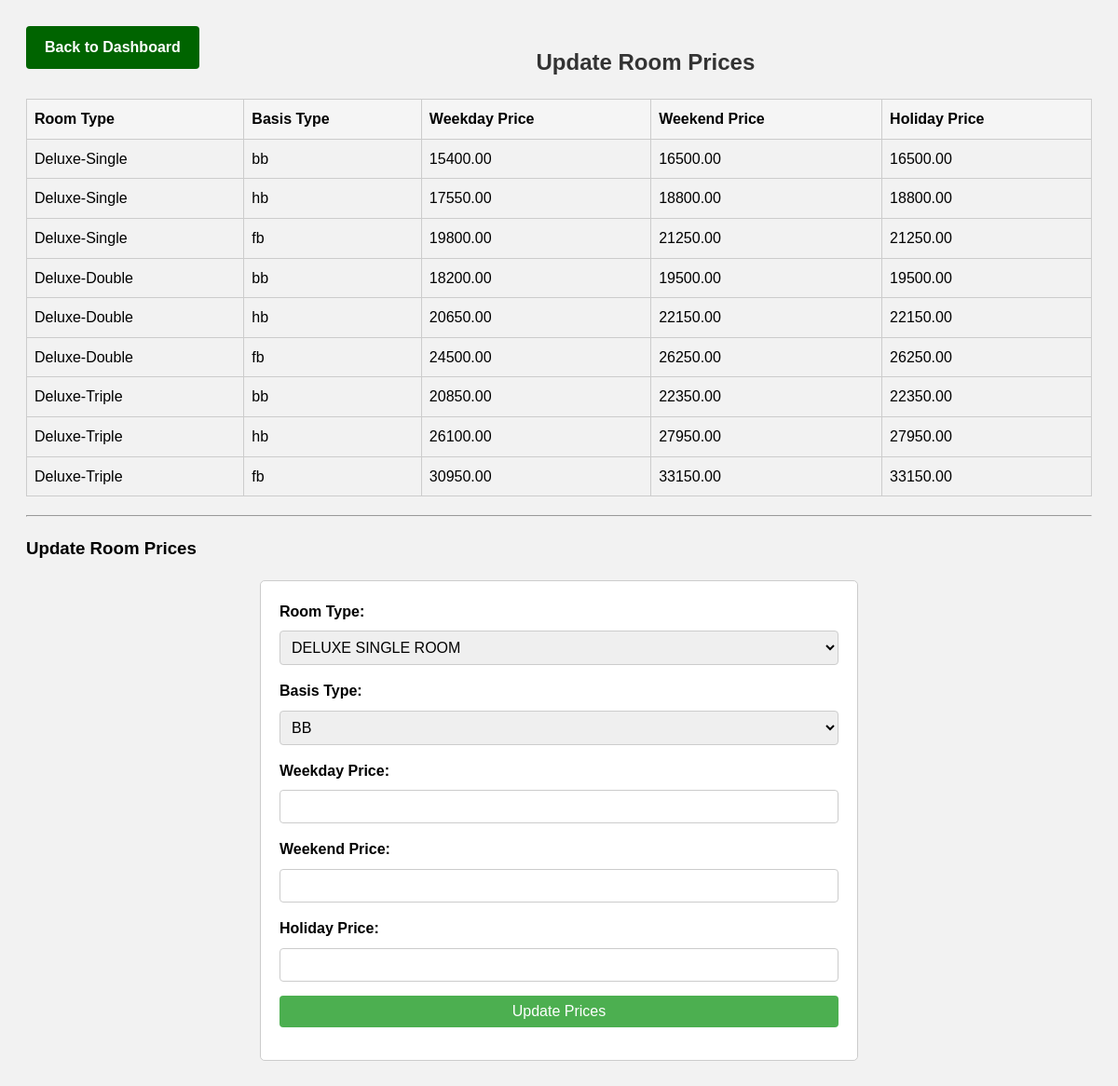
/layabeachupdateprice.php, run on the app's committed database.
### tables this page shows
CREATE TABLE IF NOT EXISTS `beachroomprices` (
  `id` int NOT NULL AUTO_INCREMENT,
  `room_type` varchar(50) NOT NULL,
  `basis_type` varchar(50) NOT NULL,
  `weekday` decimal(10,2) NOT NULL,
  `weekend` decimal(10,2) NOT NULL,
  `holiday` decimal(10,2) NOT NULL,
  PRIMARY KEY (`id`) USING BTREE
);

### layabeachupdateprice.php (the view, shortened to what this page needs)
<?php
include_once 'db_connect.php';
$sql = "SELECT room_type, basis_type, weekday, weekend, holiday FROM beachroomprices";
$result = mysqli_query($conn, $sql);
$prices = [];
if (mysqli_num_rows($result) > 0) {
    while ($row = mysqli_fetch_assoc($result)) {
        $prices[] = $row;
    }
}
?>
<!DOCTYPE html>
<html lang="en">
<head>
</head>
<body>
    <div class="back-link">
        <a href="layabeachadminpanel.php">Back to Dashboard</a>
    </div>
    <h2>Update Room Prices</h2>
    <table>
        <thead>
            <tr>
                <th>Room Type</th>
                <th>Basis Type</th>
                <th>Weekday Price</th>
                <th>Weekend Price</th>
                <th>Holiday Price</th>
            </tr>
        </thead>
        <tbody>
            <?php foreach ($prices as $price): ?>
                <tr>
                    <td><?php echo $price['room_type']; ?></td>
                    <td><?php echo $price['basis_type']; ?></td>
                    <td><?php echo $price['weekday']; ?></td>
                    <td><?php echo $price['weekend']; ?></td>
                    <td><?php echo $price['holiday']; ?></td>
                </tr>
            <?php endforeach; ?>
        </tbody>
    </table>
    <hr>
    <h3>Update Room Prices</h3>
    <form action="layabeachprice.php" method="POST">
        <label for="room_type">Room Type:</label>
        <select name="room_type" id="room_type" required>
            <option value="Deluxe-Single">DELUXE SINGLE ROOM</option>
        </select>
        <label for="basis_type">Basis Type:</label>
        <select name="basis_type" id="basis_type" required>
            <option value="bb">BB</option>
        </select>
        <label for="weekday">Weekday Price:</label>
        <input type="number" id="weekday" name="weekday" required>
        <label for="weekend">Weekend Price:</label>
        <input type="number" id="weekend" name="weekend" required>
        <label for="holiday">Holiday Price:</label>
        <input type="number" id="holiday" name="holiday" required>
        <input type="submit" value="Update Prices">
    </form>
</body>
</html>

### layabeachupdateprice.php (style rules this page uses)
body { font-family: Arial, sans-serif; line-height: 1.6; background-color: #f2f2f2; padding: 20px; }
h2 { color: #333; text-align: center; margin-bottom: 20px; }
table { width: 100%; border-collapse: collapse; margin-bottom: 20px; }
table, th, td { border: 1px solid #ccc; }
th, td { padding: 8px; text-align: left; }
thead { background-color: #f5f5f5; }
form { background-color: #fff; padding: 20px; border: 1px solid #ccc; border-radius: 5px; max-width: 600px; margin: 0 auto; }
label { display: block; margin-bottom: 8px; font-weight: bold; }
select, input[type="number"], input[type="submit"] { width: 100%; padding: 8px; margin-bottom: 15px; border: 1px solid #ccc; border-radius: 4px; box-sizing: border-box; font-size: 16px; }
input[type="submit"] { background-color: #4CAF50; color: white; border: none; cursor: pointer; }
.back-link { float: left; margin-bottom: 20px; }
.back-link a { display: inline-block; padding: 10px 20px; background-color: #006400; color: #fff; text-decoration: none; border-radius: 4px; font-weight: bold; }

### data on the page
beachroomprices: room_type "Deluxe-Single", basis_type "bb", weekday "15400.00", weekend "16500.00", holiday "16500.00"
beachroomprices: room_type "Deluxe-Single", basis_type "hb", weekday "17550.00", weekend "18800.00", holiday "18800.00"
beachroomprices: room_type "Deluxe-Single", basis_type "fb", weekday "19800.00", weekend "21250.00", holiday "21250.00"
beachroomprices: room_type "Deluxe-Double", basis_type "bb", weekday "18200.00", weekend "19500.00", holiday "19500.00"
beachroomprices: room_type "Deluxe-Double", basis_type "hb", weekday "20650.00", weekend "22150.00", holiday "22150.00"
beachroomprices: room_type "Deluxe-Double", basis_type "fb", weekday "24500.00", weekend "26250.00", holiday "26250.00"
beachroomprices: room_type "Deluxe-Triple", basis_type "bb", weekday "20850.00", weekend "22350.00", holiday "22350.00"
beachroomprices: room_type "Deluxe-Triple", basis_type "hb", weekday "26100.00", weekend "27950.00", holiday "27950.00"
beachroomprices: room_type "Deluxe-Triple", basis_type "fb", weekday "30950.00", weekend "33150.00", holiday "33150.00"
